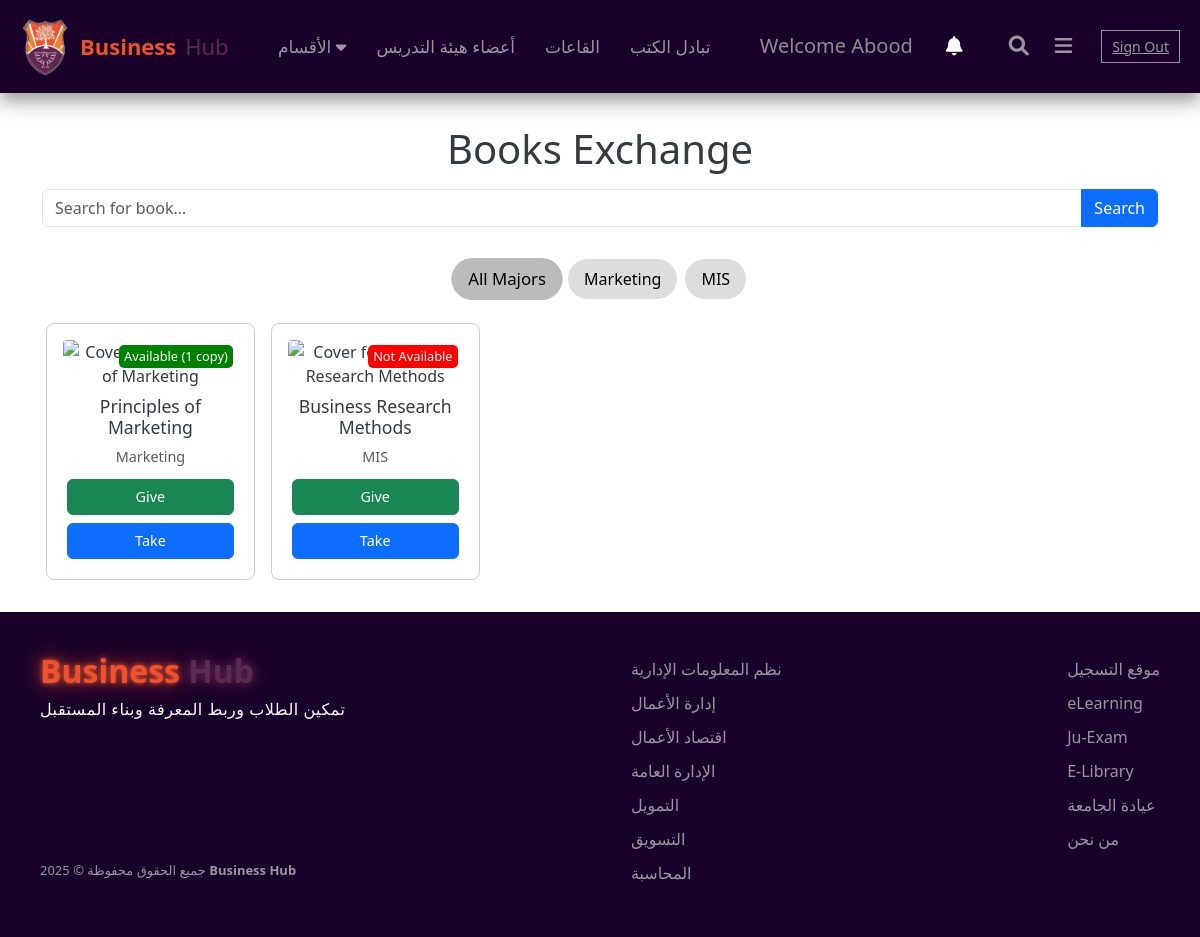
/businesshub/booksexchange.php (signed in), run on the app's committed database.
### tables this page shows
CREATE TABLE `book_exchange` (
  `id` int(11) NOT NULL,
  `book_name` varchar(255) DEFAULT NULL,
  `image` varchar(255) DEFAULT NULL,
  `department_id` int(11) DEFAULT NULL
);

CREATE TABLE `departments` (
  `id` int(11) NOT NULL,
  `department_name` varchar(100) NOT NULL,
  `description` text DEFAULT NULL
);

### businesshub/booksexchange.php (the view, shortened to what this page needs)
<?php
require_once 'includes/db.php';
$sql = "
  SELECT
    b.id,
    b.book_name,
    b.image,
    d.department_name AS department,   -- ← use the correct column
    COALESCE(o.copies,0)       AS copies
  FROM book_exchange AS b
  JOIN departments AS d
    ON b.department_id = d.id
  LEFT JOIN (
    SELECT
      book_id,
      COUNT(*) AS copies
    FROM book_offers
    WHERE status = 'active'            -- ← only count active (non-dropped) offers
    GROUP BY book_id
  ) AS o
    ON b.id = o.book_id
  ORDER BY d.department_name, b.book_name
";
$res   = mysqli_query($conn,$sql);
$books = mysqli_fetch_all($res, MYSQLI_ASSOC);
?>
<!DOCTYPE html>
<html lang="en">
<head>
    <link rel="stylesheet" href="https://cdnjs.cloudflare.com/ajax/libs/font-awesome/6.0.0/css/all.min.css">
    <link rel="stylesheet" href="https://cdnjs.cloudflare.com/ajax/libs/font-awesome/6.0.0/css/all.min.css">
  <link rel="stylesheet" href="https://cdn.jsdelivr.net/npm/bootstrap@5.3.0/dist/css/bootstrap.min.css" />
    <?php $version = filemtime('css/header-footer.css'); ?>
    <link rel="stylesheet" href="css/header-footer.css?v=<?php echo $version; ?>">
</head>
<body>
<?php include 'includes/header.php'; ?>
<div class="page-title">
  <h1>Books Exchange</h1>
</div>
<div class="container mb-3">
  <div class="input-group">
    <input id="searchInput" type="text" class="form-control" placeholder="Search for book…">
    <button id="searchBtn" class="btn btn-primary">Search</button>
  </div>
</div>
<div class="category-tabs container mb-4">
  <button class="active" data-category="all">All Majors</button>
  <?php
    $depts = array_unique(array_column($books, 'department'));
    foreach ($depts as $dep):
  ?>
    <button data-category="<?= htmlspecialchars($dep) ?>">
      <?= htmlspecialchars($dep) ?>
    </button>
  <?php endforeach; ?>
</div>
<div class="book-grid container" id="bookGrid">
  <?php foreach($books as $b):
    $c   = (int)$b['copies'];
  ?>
    <div class="book-card"
         data-book-id="<?= (int)$b['id'] ?>"
         data-category="<?= htmlspecialchars($b['department']) ?>">
      <div class="book-image-container">
        <div class="book-status <?= $c > 0 ? 'available' : 'unavailable' ?>"
             data-copies="<?= $c ?>">
          <?= $c > 0
               ? "Available ({$c} copy" . ($c > 1 ? 'ies' : '') . ")"
               : "Not Available" ?>
        </div>
      </div>
      <h6><?= htmlspecialchars($b['book_name']) ?></h6>
      <p class="text-muted"><?= htmlspecialchars($b['department']) ?></p>
      <button class="btn btn-success"
              data-bs-toggle="modal"
              data-bs-target="#giveModal">
        Give
      </button>
      <button class="btn btn-primary"
              data-bs-toggle="modal"
              data-bs-target="#takeModal">
        Take
      </button>
    </div>
  <?php endforeach; ?>
</div>
<?php include 'includes/footer.php'; ?>
</body>
</html>

### businesshub/css/header-footer.css (style rules this page uses)
body { height: 100%; margin: 0; padding: 0; background-color: rgb(240, 234, 234) ; }

### businesshub/booksexchange.php (style rules this page uses)
:root { --primary-color: #0d6efd; --secondary-color: #6c757d; --light-bg: #f8f9fa; --dark-text: #343a40; --card-shadow: rgba(0, 0, 0, 0.1); }
body { margin: 0; padding: 0; background-color: #ffffff; color: var(--dark-text); }
.page-title { text-align: center; margin: 2rem 0 1rem 0; }
.category-tabs { display: flex; justify-content: center; flex-wrap: wrap; gap: 0.5rem; margin-top: 2rem; margin-bottom: 2rem; }
.category-tabs button { border: none; background-color: #ddd; padding: 0.5rem 1rem; border-radius: 20px; cursor: pointer; transition: background-color 0.2s ease, transform 0.2s ease; }
.category-tabs button.active, .category-tabs button:hover { background-color: #bbb; transform: scale(1.05); }
.book-grid { display: grid; grid-template-columns: repeat(auto-fill, minmax(200px, 1fr)); gap: 1rem; padding: 0 1rem; margin-bottom: 2rem; }
.book-card { border: 1px solid #ccc; border-radius: 8px; text-align: center; padding: 1rem; display: flex; flex-direction: column; justify-content: space-between; transition: transform 0.3s ease, box-shadow 0.3s ease; background-color: #fff; }
.book-image-container { position: relative; }
.book-status { position: absolute; top: 5px; right: 5px; font-size: 0.8rem; padding: 2px 5px; border-radius: 5px; color: #fff; }
.book-status.available { background-color: green; }
.book-status.unavailable { background-color: red; }
.book-card h6 { margin: 0.5rem 0; font-size: 1.1rem; font-weight: 500; }
.book-card p { font-size: 0.9rem; color: #666; margin-bottom: 0.5rem; }
.book-card .btn { margin: 0.25rem; font-size: 0.9rem; }

### data on the page
book_exchange: c "1", book_name "Principles of Marketing", department.department_name "Marketing"
book_exchange: shows "Not Available", book_name "Business Research Methods", department.department_name "MIS"

### other printed values
$_SESSION['first_name'] "Abood"
$dep "Marketing"
$dep "MIS"
